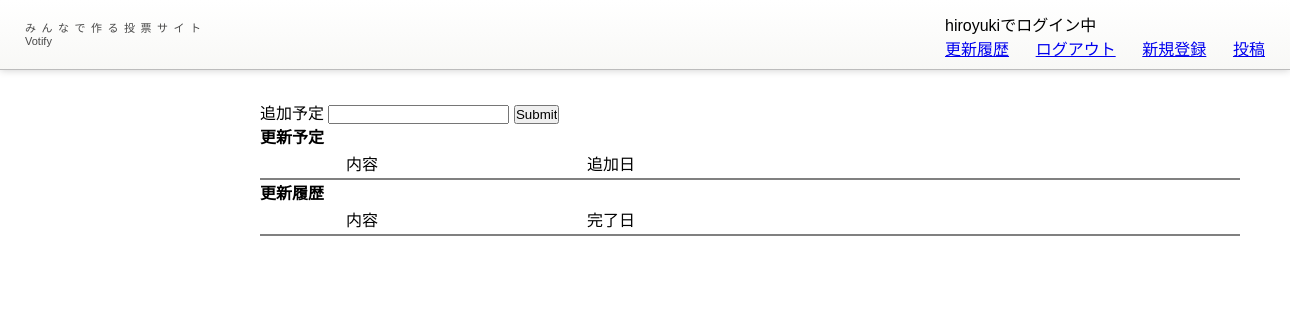
The page /update_history/ (signed in) on the database as committed earlier.
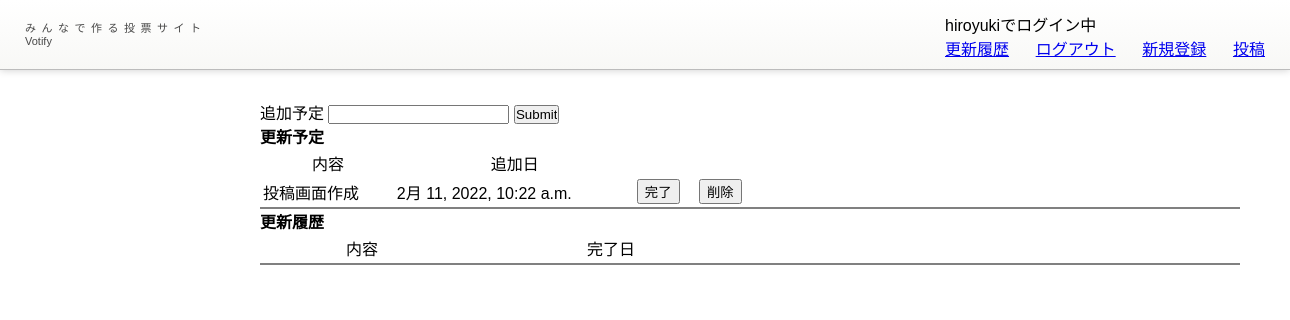
The same page on the database as committed later.
### polls/models.py (models this page shows, shortened)
class UpdateContent(models.Model):
    content_text = models.CharField(max_length=200)
    is_completed = models.BooleanField(default=False)
    created_at = models.DateTimeField(auto_now_add=True)
    updated_at = models.DateTimeField(auto_now=True)

### polls/views.py (the view, shortened to what this page needs)
# urls.py: path('update_history/', views.UpdateHistory, name='update_history'),
def UpdateHistory(request):
    contents = UpdateContent.objects.all
    return render(request,"polls/update_history.html",{"contents":contents})

### polls/templates/polls/update_history.html (shortened to what this page needs)
{% extends 'base.html' %}
{% block content %}
<form method="post" action="{% url 'polls:update_history' %}">
    <label>追加予定</label>
    <input name="content_text">
    <input type="submit">
</form>
<div class="not_completed">
<p>更新予定</p>
<table>
    <tr><th>内容</th><th>追加日</th></tr>
    {% for cont in contents %}
        {% if not cont.is_completed %}
            <tr><td>{{cont.content_text}}</td>
                <td>{{cont.updated_at}}</td>
            <td><form method="post" action="{% url 'polls:update_history' %}">
                <button type="submit">完了</button>
            </form></td>
            <td><form method="post" action="{% url 'polls:update_history' %}">
                <button type="submit">削除</button>
            </form></td></tr>
        {%endif%}
    {% endfor %}
</table>
</div>
<div class="completed">
<p>更新履歴</p>
<table>
    <tr><th>内容</th><th>完了日</th></tr>
</table>
</div>
{% endblock %}

Rows that differ between the two databases and show on the page:
added UpdateContent: content_text "投稿画面作成", updated_at "2月 11, 2022, 10:22 a.m."
